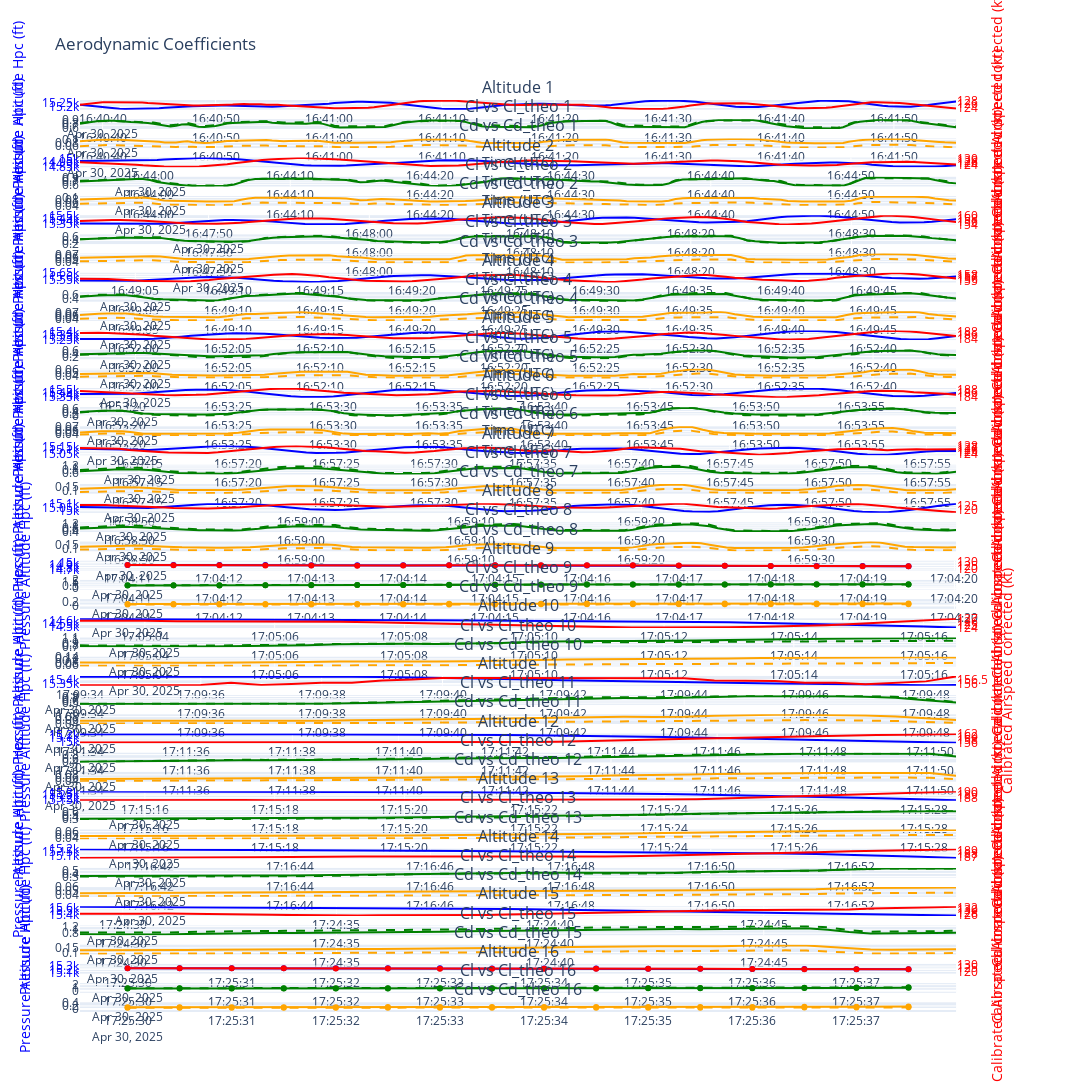

Write notebook code for a chart like this one.
### Code cell
import libs.aero_mod

#format for data points is [['Begin','End',fuel,configuration],['Begin2','End2',fuel2,configuration],...]
#   with:   time, string in HH:MM:SS or HH:MM:SS.ss
#           fuel, integer in lb
#           configuration, string can be 'Cruise' (gear and flaps up),'Approach' (gear up flaps 40%) or 'Landing' (gear down flaps 100%)

if flight==1:
   lift_times=np.array([
               ['16:40:38','16:41:56',2500,'Cruise','RC 120kt Flip'],
               ['16:43:55','16:44:58',2500,'Cruise', 'RC 120kt Fox'],
               ['16:47:42','16:48:37',2450,'Cruise','RC 150kt Fox'],
               ['16:49:02','16:49:50',2450,'Cruise','RC 150kt Flip'],
               ['16:51:57','16:52:45',2400,'Cruise','RC 180kt Flip'],
               ['16:53:18','16:54:00',2400,'Cruise','RC 180kt Fox'],
               ['16:57:12','16:57:57',2350,'Approach','RC 120kt Fox'],
               ['16:58:47','16:59:39',2350,'Approach','RC 120kt Flip'],
               ['17:04:11','17:04:20',2200,'Cruise','WUT 120kt Flip'],
               ['17:05:03','17:05:17',2200,'Cruise', 'WUT 120kt Fox'],
               # ['17:07:31','17:07:41',2200,'Cruise','WUT 120kt Flip 2'],
               ['17:09:34','17:09:49',2100,'Cruise','WUT 150kt Flip'],
               # ['17:10:16','17:10:29',2100,'Cruise','WUT 150kt Flip 2'],
               ['17:11:34','17:11:51',2100,'Cruise','WUT 150kt Fox'],
               # ['17:12:59','17:13:10',2100,'Cruise','WUT 150kt Fox 2'],
               ['17:15:15','17:15:29',2070,'Cruise','WUT 180kt Fox'],
               ['17:16:41','17:16:54',2070,'Cruise','WUT 180kt Flip'],
               # ['17:18:24','17:18:44',2070,'Cruise','WUT 180kt Flip 2'],
               ['17:24:29','17:24:50',2050,'Approach','WUT 120kt Flip'],
               ['17:25:30','17:25:38',2050,'Approach','WUT 120kt Fox'],
               # ['17:26:19','17:26:28',2050,'Approach','WUT 120kt Fox 2'],
                  ])

elif flight==2:
   lift_times=np.array([

                  ])

elif flight==3:
   lift_times=np.array([
            ['16:26:03','16:26:16',2550,'Cruise','180 WUT'],
            ['16:26:46','16:27:00',2550,'Cruise','180 WUT'],
            ['16:29:29','16:29:46',2550,'Cruise','180 WUT'],
            ['16:34:02','16:34:22',2380,'Cruise','150 WUT'],
            ['16:37:55','16:38:09',2270,'Cruise','150 WUT'],
            ['16:42:23','16:42:36',2270,'Cruise','120 WUT'],
            ['16:44:24','16:44:33',2270,'Cruise','120 WUT'],
            ['16:46:34','16:46:43',2270,'Cruise','120 WUT'],
            ['16:48:38','16:48:47',2270,'Cruise','120 WUT'],
            ['16:50:12','16:50:22',2270,'Cruise','120 WUT'],
            ['16:51:15','16:51:34',2140,'Approach','120 WUT'],
            ['16:57:07','16:57:39',1800,'Cruise','180 RC'],
            ['17:27:06','17:27:48',1700,'Cruise','180 RC'],
            ['17:29:02','17:29:46',1700,'Cruise','150 RC'],
            ['17:46:51','17:47:26',1600,'Cruise','120 RC'],
            ['17:48:54','17:49:23',1600,'Cruise','120 RC'],
            ['17:52:17','17:52:30',1600,'Approach','120 RC'],
            ['17:55:35','17:56:49',1600,'Approach','120 RC'],
   ])

if lift_times.size>0:
   libs.aero_mod.lift_coeff(data,lift_times,smooth,ZF_CG,RAMP_CG,ZFW,Max_fuel,YAPS=YAPS,graphs=True)
